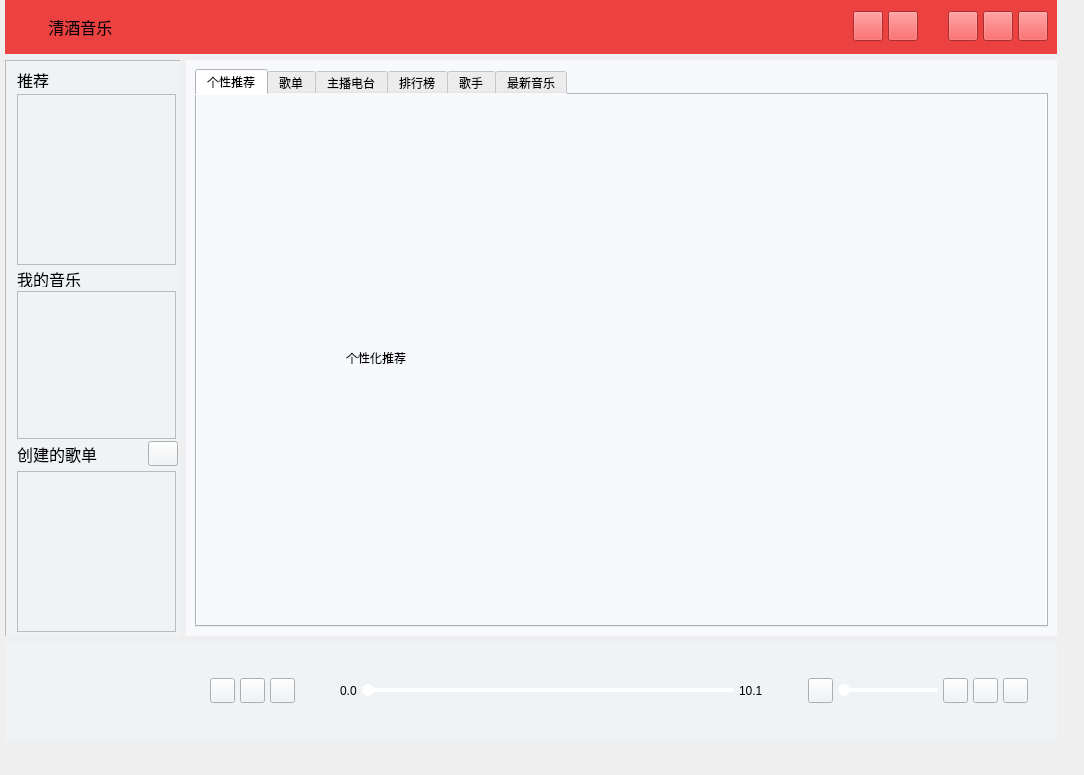
<?xml version="1.0" encoding="UTF-8"?>
<ui version="4.0">
 <class>MyMusicPlayer</class>
 <widget class="QWidget" name="MyMusicPlayer">
  <property name="geometry">
   <rect>
    <x>0</x>
    <y>0</y>
    <width>1084</width>
    <height>775</height>
   </rect>
  </property>
  <property name="minimumSize">
   <size>
    <width>1050</width>
    <height>750</height>
   </size>
  </property>
  <property name="maximumSize">
   <size>
    <width>16777215</width>
    <height>16777215</height>
   </size>
  </property>
  <property name="windowTitle">
   <string>MyMusicPlayer</string>
  </property>
  <widget class="QWidget" name="layoutWidget">
   <property name="geometry">
    <rect>
     <x>5</x>
     <y>-1</y>
     <width>1052</width>
     <height>741</height>
    </rect>
   </property>
   <layout class="QVBoxLayout" name="mainVerticalLayout">
    <item>
     <widget class="QWidget" name="topNavWidget" native="true">
      <property name="minimumSize">
       <size>
        <width>1050</width>
        <height>55</height>
       </size>
      </property>
      <property name="maximumSize">
       <size>
        <width>16777215</width>
        <height>16777215</height>
       </size>
      </property>
      <property name="styleSheet">
       <string notr="true">background-color: rgb(236, 65, 65);</string>
      </property>
      <layout class="QHBoxLayout" name="horizontalLayout_2">
       <item>
        <layout class="QHBoxLayout" name="topNavWidgetHorizontalLayout">
         <property name="spacing">
          <number>0</number>
         </property>
         <item>
          <layout class="QHBoxLayout" name="horizontalLayout_3">
           <item>
            <widget class="QLabel" name="label_logo_name">
             <property name="maximumSize">
              <size>
               <width>30</width>
               <height>30</height>
              </size>
             </property>
             <property name="styleSheet">
              <string notr="true">border-image: url(:/img/music.png);</string>
             </property>
             <property name="text">
              <string/>
             </property>
            </widget>
           </item>
           <item>
            <widget class="QLabel" name="label_logo">
             <property name="font">
              <font>
               <pointsize>12</pointsize>
              </font>
             </property>
             <property name="text">
              <string> 清酒音乐</string>
             </property>
            </widget>
           </item>
          </layout>
         </item>
         <item>
          <spacer name="topHorizontalSpacer">
           <property name="orientation">
            <enum>Qt::Horizontal</enum>
           </property>
           <property name="sizeType">
            <enum>QSizePolicy::Fixed</enum>
           </property>
           <property name="sizeHint" stdset="0">
            <size>
             <width>500</width>
             <height>20</height>
            </size>
           </property>
          </spacer>
         </item>
         <item>
          <layout class="QHBoxLayout" name="horizontalLayout">
           <property name="spacing">
            <number>5</number>
           </property>
           <item>
            <widget class="QPushButton" name="emailBtn">
             <property name="minimumSize">
              <size>
               <width>30</width>
               <height>30</height>
              </size>
             </property>
             <property name="maximumSize">
              <size>
               <width>30</width>
               <height>30</height>
              </size>
             </property>
             <property name="styleSheet">
              <string notr="true"/>
             </property>
             <property name="text">
              <string/>
             </property>
            </widget>
           </item>
           <item>
            <widget class="QPushButton" name="setingBtn">
             <property name="minimumSize">
              <size>
               <width>30</width>
               <height>30</height>
              </size>
             </property>
             <property name="maximumSize">
              <size>
               <width>30</width>
               <height>30</height>
              </size>
             </property>
             <property name="styleSheet">
              <string notr="true"/>
             </property>
             <property name="text">
              <string/>
             </property>
            </widget>
           </item>
           <item>
            <widget class="QLabel" name="label_line">
             <property name="minimumSize">
              <size>
               <width>20</width>
               <height>20</height>
              </size>
             </property>
             <property name="maximumSize">
              <size>
               <width>20</width>
               <height>30</height>
              </size>
             </property>
             <property name="styleSheet">
              <string notr="true">border-image: url(:/img/vertical_line.png);</string>
             </property>
             <property name="text">
              <string/>
             </property>
            </widget>
           </item>
           <item>
            <widget class="QPushButton" name="shrinkBtn">
             <property name="minimumSize">
              <size>
               <width>30</width>
               <height>25</height>
              </size>
             </property>
             <property name="maximumSize">
              <size>
               <width>30</width>
               <height>30</height>
              </size>
             </property>
             <property name="styleSheet">
              <string notr="true"/>
             </property>
             <property name="text">
              <string/>
             </property>
            </widget>
           </item>
           <item>
            <widget class="QPushButton" name="enlargeBtn">
             <property name="minimumSize">
              <size>
               <width>30</width>
               <height>30</height>
              </size>
             </property>
             <property name="maximumSize">
              <size>
               <width>30</width>
               <height>30</height>
              </size>
             </property>
             <property name="styleSheet">
              <string notr="true"/>
             </property>
             <property name="text">
              <string/>
             </property>
            </widget>
           </item>
           <item>
            <widget class="QPushButton" name="closeBtn">
             <property name="minimumSize">
              <size>
               <width>30</width>
               <height>25</height>
              </size>
             </property>
             <property name="maximumSize">
              <size>
               <width>30</width>
               <height>30</height>
              </size>
             </property>
             <property name="styleSheet">
              <string notr="true"/>
             </property>
             <property name="text">
              <string/>
             </property>
            </widget>
           </item>
          </layout>
         </item>
        </layout>
       </item>
      </layout>
     </widget>
    </item>
    <item>
     <layout class="QHBoxLayout" name="centerHorizontalLayout">
      <item>
       <widget class="QWidget" name="mainLeftWidget" native="true">
        <property name="minimumSize">
         <size>
          <width>175</width>
          <height>0</height>
         </size>
        </property>
        <property name="maximumSize">
         <size>
          <width>16777215</width>
          <height>16777215</height>
         </size>
        </property>
        <property name="styleSheet">
         <string notr="true">background-color: rgb(240, 243, 246);</string>
        </property>
        <widget class="QScrollArea" name="scrollArea">
         <property name="geometry">
          <rect>
           <x>0</x>
           <y>0</y>
           <width>180</width>
           <height>601</height>
          </rect>
         </property>
         <property name="widgetResizable">
          <bool>true</bool>
         </property>
         <widget class="QWidget" name="scrollAreaWidgetContents_3">
          <property name="geometry">
           <rect>
            <x>0</x>
            <y>0</y>
            <width>178</width>
            <height>599</height>
           </rect>
          </property>
          <widget class="QListWidget" name="recommendListWidget">
           <property name="geometry">
            <rect>
             <x>11</x>
             <y>33</y>
             <width>159</width>
             <height>171</height>
            </rect>
           </property>
           <property name="maximumSize">
            <size>
             <width>16777215</width>
             <height>16777215</height>
            </size>
           </property>
          </widget>
          <widget class="QLabel" name="label_recomment">
           <property name="geometry">
            <rect>
             <x>11</x>
             <y>11</y>
             <width>32</width>
             <height>16</height>
            </rect>
           </property>
           <property name="maximumSize">
            <size>
             <width>16777215</width>
             <height>20</height>
            </size>
           </property>
           <property name="font">
            <font>
             <pointsize>12</pointsize>
            </font>
           </property>
           <property name="text">
            <string>推荐</string>
           </property>
          </widget>
          <widget class="QListWidget" name="myMusicListWidget">
           <property name="geometry">
            <rect>
             <x>11</x>
             <y>230</y>
             <width>159</width>
             <height>148</height>
            </rect>
           </property>
           <property name="maximumSize">
            <size>
             <width>16777215</width>
             <height>16777215</height>
            </size>
           </property>
          </widget>
          <widget class="QLabel" name="label_myMusic">
           <property name="geometry">
            <rect>
             <x>11</x>
             <y>210</y>
             <width>64</width>
             <height>16</height>
            </rect>
           </property>
           <property name="maximumSize">
            <size>
             <width>16777215</width>
             <height>20</height>
            </size>
           </property>
           <property name="font">
            <font>
             <pointsize>12</pointsize>
            </font>
           </property>
           <property name="text">
            <string>我的音乐</string>
           </property>
          </widget>
          <widget class="QListWidget" name="createMusicListWidget">
           <property name="geometry">
            <rect>
             <x>11</x>
             <y>410</y>
             <width>159</width>
             <height>161</height>
            </rect>
           </property>
           <property name="maximumSize">
            <size>
             <width>16777215</width>
             <height>16777215</height>
            </size>
           </property>
          </widget>
          <widget class="QWidget" name="layoutWidget">
           <property name="geometry">
            <rect>
             <x>11</x>
             <y>380</y>
             <width>161</width>
             <height>25</height>
            </rect>
           </property>
           <layout class="QHBoxLayout" name="horizontalLayout_4">
            <property name="spacing">
             <number>0</number>
            </property>
            <item>
             <widget class="QLabel" name="label_createMusicList">
              <property name="font">
               <font>
                <pointsize>12</pointsize>
               </font>
              </property>
              <property name="text">
               <string>创建的歌单</string>
              </property>
             </widget>
            </item>
            <item>
             <spacer name="horizontalSpacer_3">
              <property name="orientation">
               <enum>Qt::Horizontal</enum>
              </property>
              <property name="sizeHint" stdset="0">
               <size>
                <width>40</width>
                <height>20</height>
               </size>
              </property>
             </spacer>
            </item>
            <item>
             <widget class="QPushButton" name="pushButton">
              <property name="maximumSize">
               <size>
                <width>30</width>
                <height>30</height>
               </size>
              </property>
              <property name="styleSheet">
               <string notr="true">border-image: url(:/img/add.png);</string>
              </property>
              <property name="text">
               <string/>
              </property>
             </widget>
            </item>
           </layout>
          </widget>
         </widget>
        </widget>
       </widget>
      </item>
      <item>
       <widget class="QStackedWidget" name="mainCenterStackedWidget">
        <property name="maximumSize">
         <size>
          <width>16777215</width>
          <height>16777215</height>
         </size>
        </property>
        <property name="styleSheet">
         <string notr="true">background-color: rgb(247, 249, 252);</string>
        </property>
        <widget class="QWidget" name="mainCenterStackedWidgetPage1">
         <layout class="QVBoxLayout" name="verticalLayout">
          <item>
           <widget class="QTabWidget" name="centerTabWidget">
            <property name="currentIndex">
             <number>0</number>
            </property>
            <widget class="QWidget" name="pRecommentTab">
             <attribute name="title">
              <string>个性推荐</string>
             </attribute>
             <layout class="QVBoxLayout" name="verticalLayout_2">
              <item>
               <widget class="QCarousel" name="carouselWidget" native="true">
                <property name="maximumSize">
                 <size>
                  <width>16777215</width>
                  <height>120</height>
                 </size>
                </property>
               </widget>
              </item>
              <item>
               <widget class="QWidget" name="widget_2" native="true">
                <widget class="QLabel" name="label">
                 <property name="geometry">
                  <rect>
                   <x>140</x>
                   <y>120</y>
                   <width>81</width>
                   <height>16</height>
                  </rect>
                 </property>
                 <property name="text">
                  <string>个性化推荐</string>
                 </property>
                </widget>
               </widget>
              </item>
             </layout>
            </widget>
            <widget class="QWidget" name="songListTabBtn">
             <attribute name="title">
              <string>歌单</string>
             </attribute>
             <widget class="QLabel" name="label_4">
              <property name="geometry">
               <rect>
                <x>270</x>
                <y>330</y>
                <width>201</width>
                <height>131</height>
               </rect>
              </property>
              <property name="text">
               <string> 歌单</string>
              </property>
             </widget>
            </widget>
            <widget class="QWidget" name="radioTabBtn">
             <attribute name="title">
              <string>主播电台</string>
             </attribute>
             <widget class="QLabel" name="label_5">
              <property name="geometry">
               <rect>
                <x>280</x>
                <y>280</y>
                <width>201</width>
                <height>131</height>
               </rect>
              </property>
              <property name="text">
               <string> 主播电台</string>
              </property>
             </widget>
            </widget>
            <widget class="QWidget" name="rankTabBtn">
             <attribute name="title">
              <string>排行榜</string>
             </attribute>
             <widget class="QLabel" name="label_6">
              <property name="geometry">
               <rect>
                <x>270</x>
                <y>320</y>
                <width>201</width>
                <height>131</height>
               </rect>
              </property>
              <property name="text">
               <string> 排行榜</string>
              </property>
             </widget>
            </widget>
            <widget class="QWidget" name="songerTabBtn">
             <attribute name="title">
              <string>歌手</string>
             </attribute>
             <widget class="QLabel" name="label_7">
              <property name="geometry">
               <rect>
                <x>310</x>
                <y>290</y>
                <width>201</width>
                <height>131</height>
               </rect>
              </property>
              <property name="text">
               <string>歌手</string>
              </property>
             </widget>
            </widget>
            <widget class="QWidget" name="recentMusicTabBtn">
             <attribute name="title">
              <string>最新音乐</string>
             </attribute>
             <widget class="QLabel" name="label_8">
              <property name="geometry">
               <rect>
                <x>330</x>
                <y>350</y>
                <width>201</width>
                <height>131</height>
               </rect>
              </property>
              <property name="text">
               <string>最新音乐</string>
              </property>
             </widget>
            </widget>
           </widget>
          </item>
         </layout>
        </widget>
       </widget>
      </item>
     </layout>
    </item>
    <item>
     <widget class="QWidget" name="bottomWidget" native="true">
      <property name="minimumSize">
       <size>
        <width>0</width>
        <height>80</height>
       </size>
      </property>
      <property name="maximumSize">
       <size>
        <width>16777215</width>
        <height>16777215</height>
       </size>
      </property>
      <property name="styleSheet">
       <string notr="true">background-color: rgb(240, 243, 246);</string>
      </property>
      <layout class="QHBoxLayout" name="horizontalLayout_5">
       <item>
        <layout class="QHBoxLayout" name="bottomWidgetHorizontalLayout">
         <item>
          <widget class="MusicMessage" name="musicMessageWidget" native="true">
           <property name="minimumSize">
            <size>
             <width>180</width>
             <height>80</height>
            </size>
           </property>
           <property name="maximumSize">
            <size>
             <width>16777215</width>
             <height>16777215</height>
            </size>
           </property>
          </widget>
         </item>
         <item>
          <spacer name="horizontalSpacer_5">
           <property name="orientation">
            <enum>Qt::Horizontal</enum>
           </property>
           <property name="sizeType">
            <enum>QSizePolicy::Fixed</enum>
           </property>
           <property name="sizeHint" stdset="0">
            <size>
             <width>10</width>
             <height>20</height>
            </size>
           </property>
          </spacer>
         </item>
         <item>
          <layout class="QHBoxLayout" name="bottomHLayout">
           <property name="spacing">
            <number>5</number>
           </property>
           <item>
            <widget class="QPushButton" name="preMusicBtn">
             <property name="minimumSize">
              <size>
               <width>25</width>
               <height>25</height>
              </size>
             </property>
             <property name="maximumSize">
              <size>
               <width>25</width>
               <height>25</height>
              </size>
             </property>
             <property name="styleSheet">
              <string notr="true"/>
             </property>
             <property name="text">
              <string/>
             </property>
            </widget>
           </item>
           <item>
            <widget class="QPushButton" name="stopMusicBtn">
             <property name="minimumSize">
              <size>
               <width>25</width>
               <height>25</height>
              </size>
             </property>
             <property name="maximumSize">
              <size>
               <width>25</width>
               <height>25</height>
              </size>
             </property>
             <property name="styleSheet">
              <string notr="true"/>
             </property>
             <property name="text">
              <string/>
             </property>
            </widget>
           </item>
           <item>
            <widget class="QPushButton" name="nextMusicBtn">
             <property name="minimumSize">
              <size>
               <width>25</width>
               <height>25</height>
              </size>
             </property>
             <property name="maximumSize">
              <size>
               <width>25</width>
               <height>25</height>
              </size>
             </property>
             <property name="styleSheet">
              <string notr="true"/>
             </property>
             <property name="text">
              <string/>
             </property>
            </widget>
           </item>
           <item>
            <spacer name="horizontalSpacer_2">
             <property name="orientation">
              <enum>Qt::Horizontal</enum>
             </property>
             <property name="sizeType">
              <enum>QSizePolicy::Fixed</enum>
             </property>
             <property name="sizeHint" stdset="0">
              <size>
               <width>40</width>
               <height>20</height>
              </size>
             </property>
            </spacer>
           </item>
           <item>
            <widget class="QLabel" name="startTimeLabel">
             <property name="text">
              <string>0.0</string>
             </property>
            </widget>
           </item>
           <item>
            <widget class="QSlider" name="musicTimeSlider">
             <property name="styleSheet">
              <string notr="true">QSlider::groove:horizontal {
    border: 0px solid #ff0000;
    height: 4px;  /* 设置滑槽高度 */
}

QSlider::sub-page:horizontal {
    background: rgb(236, 65, 65);
    border-radius: 2px;
}

QSlider::add-page:horizontal {
    background: rgb(255, 255, 255);
    border-radius: 2px;
}

QSlider::handle:horizontal {
    background: rgb(255, 255, 255);
    border: 0px solid #666666;
    border-radius: 6px; /* 圆形滑块 */
    width: 12px;  /* 设置滑块宽度 */
    height: 12px; /* 设置滑块高度 */
    margin-top: -4px; /* 调整滑块的垂直位置 */
    margin-bottom: -4px;
}
</string>
             </property>
             <property name="orientation">
              <enum>Qt::Horizontal</enum>
             </property>
            </widget>
           </item>
           <item>
            <widget class="QLabel" name="endTimeLabel">
             <property name="text">
              <string>10.1</string>
             </property>
            </widget>
           </item>
           <item>
            <spacer name="horizontalSpacer">
             <property name="orientation">
              <enum>Qt::Horizontal</enum>
             </property>
             <property name="sizeType">
              <enum>QSizePolicy::Fixed</enum>
             </property>
             <property name="sizeHint" stdset="0">
              <size>
               <width>40</width>
               <height>20</height>
              </size>
             </property>
            </spacer>
           </item>
           <item>
            <widget class="QPushButton" name="voiceBtn">
             <property name="minimumSize">
              <size>
               <width>25</width>
               <height>25</height>
              </size>
             </property>
             <property name="maximumSize">
              <size>
               <width>25</width>
               <height>25</height>
              </size>
             </property>
             <property name="styleSheet">
              <string notr="true"/>
             </property>
             <property name="text">
              <string/>
             </property>
            </widget>
           </item>
           <item>
            <widget class="QSlider" name="voiceSlider">
             <property name="minimumSize">
              <size>
               <width>100</width>
               <height>0</height>
              </size>
             </property>
             <property name="maximumSize">
              <size>
               <width>100</width>
               <height>16777215</height>
              </size>
             </property>
             <property name="styleSheet">
              <string notr="true">QSlider::groove:horizontal {
    border: 0px solid #ff0000;
    height: 4px;  /* 设置滑槽高度 */
}

QSlider::sub-page:horizontal {
    background: rgb(0, 85, 255);
    border-radius: 2px;
}

QSlider::add-page:horizontal {
    background: rgb(255,255,255);
    border-radius: 2px;
}

QSlider::handle:horizontal {
    background: rgb(255, 255, 255);
    border: 0px solid #666666;
    border-radius: 6px; /* 圆形滑块 */
    width: 12px;  /* 设置滑块宽度 */
    height: 12px; /* 设置滑块高度 */
    margin-top: -4px; /* 调整滑块的垂直位置 */
    margin-bottom: -4px;
}
</string>
             </property>
             <property name="orientation">
              <enum>Qt::Horizontal</enum>
             </property>
            </widget>
           </item>
           <item>
            <widget class="QPushButton" name="playMusicListFormBtn">
             <property name="maximumSize">
              <size>
               <width>25</width>
               <height>25</height>
              </size>
             </property>
             <property name="styleSheet">
              <string notr="true"/>
             </property>
             <property name="text">
              <string/>
             </property>
            </widget>
           </item>
           <item>
            <widget class="QPushButton" name="playModeBtn">
             <property name="minimumSize">
              <size>
               <width>25</width>
               <height>25</height>
              </size>
             </property>
             <property name="maximumSize">
              <size>
               <width>25</width>
               <height>25</height>
              </size>
             </property>
             <property name="styleSheet">
              <string notr="true"/>
             </property>
             <property name="text">
              <string/>
             </property>
            </widget>
           </item>
           <item>
            <widget class="QPushButton" name="showMusicTextBtn">
             <property name="minimumSize">
              <size>
               <width>25</width>
               <height>25</height>
              </size>
             </property>
             <property name="maximumSize">
              <size>
               <width>25</width>
               <height>25</height>
              </size>
             </property>
             <property name="styleSheet">
              <string notr="true"/>
             </property>
             <property name="text">
              <string/>
             </property>
            </widget>
           </item>
           <item>
            <spacer name="horizontalSpacer_4">
             <property name="orientation">
              <enum>Qt::Horizontal</enum>
             </property>
             <property name="sizeType">
              <enum>QSizePolicy::Fixed</enum>
             </property>
             <property name="sizeHint" stdset="0">
              <size>
               <width>20</width>
               <height>20</height>
              </size>
             </property>
            </spacer>
           </item>
          </layout>
         </item>
        </layout>
       </item>
      </layout>
     </widget>
    </item>
   </layout>
  </widget>
 </widget>
 <customwidgets>
  <customwidget>
   <class>MusicMessage</class>
   <extends>QWidget</extends>
   <header location="global">musicmessage.h</header>
   <container>1</container>
  </customwidget>
  <customwidget>
   <class>QCarousel</class>
   <extends>QWidget</extends>
   <header>qcarousel.h</header>
   <container>1</container>
  </customwidget>
 </customwidgets>
 <resources/>
 <connections/>
</ui>
